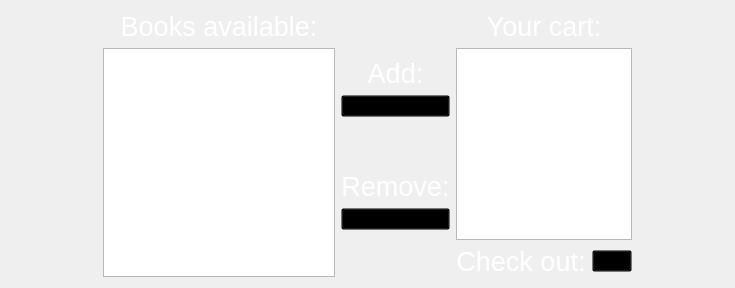
        <widget class="QWidget" name="books">
         <layout class="QVBoxLayout" name="verticalLayout_9">
          <item>
           <layout class="QHBoxLayout" name="horizontalLayout_8" stretch="2,5,1,3,2">
            <item>
             <spacer name="horizontalSpacer_8">
              <property name="orientation">
               <enum>Qt::Horizontal</enum>
              </property>
              <property name="sizeHint" stdset="0">
               <size>
                <width>40</width>
                <height>20</height>
               </size>
              </property>
             </spacer>
            </item>
            <item>
             <layout class="QVBoxLayout" name="verticalLayout_3">
              <item>
               <widget class="QLabel" name="label_2">
                <property name="font">
                 <font>
                  <family>Arial</family>
                  <pointsize>20</pointsize>
                 </font>
                </property>
                <property name="styleSheet">
                 <string notr="true">color: rgb(255, 255, 255);</string>
                </property>
                <property name="text">
                 <string>Books available:</string>
                </property>
                <property name="alignment">
                 <set>Qt::AlignCenter</set>
                </property>
               </widget>
              </item>
              <item>
               <widget class="QTableWidget" name="list1"/>
              </item>
             </layout>
            </item>
            <item>
             <layout class="QVBoxLayout" name="verticalLayout_2">
              <item>
               <spacer name="verticalSpacer_4">
                <property name="orientation">
                 <enum>Qt::Vertical</enum>
                </property>
                <property name="sizeHint" stdset="0">
                 <size>
                  <width>20</width>
                  <height>40</height>
                 </size>
                </property>
               </spacer>
              </item>
              <item>
               <widget class="QLabel" name="add">
                <property name="font">
                 <font>
                  <family>Arial</family>
                  <pointsize>20</pointsize>
                 </font>
                </property>
                <property name="styleSheet">
                 <string notr="true">color: rgb(255, 255, 255);</string>
                </property>
                <property name="text">
                 <string>Add:</string>
                </property>
                <property name="alignment">
                 <set>Qt::AlignCenter</set>
                </property>
               </widget>
              </item>
              <item>
               <widget class="QPushButton" name="button1">
                <property name="styleSheet">
                 <string notr="true">background:transparent;</string>
                </property>
                <property name="text">
                 <string/>
                </property>
               </widget>
              </item>
              <item>
               <spacer name="verticalSpacer_5">
                <property name="orientation">
                 <enum>Qt::Vertical</enum>
                </property>
                <property name="sizeHint" stdset="0">
                 <size>
                  <width>20</width>
                  <height>40</height>
                 </size>
                </property>
               </spacer>
              </item>
              <item>
               <widget class="QLabel" name="remove">
                <property name="font">
                 <font>
                  <family>Arial</family>
                  <pointsize>20</pointsize>
                 </font>
                </property>
                <property name="styleSheet">
                 <string notr="true">color: rgb(255, 255, 255);</string>
                </property>
                <property name="text">
                 <string>Remove:</string>
                </property>
                <property name="alignment">
                 <set>Qt::AlignCenter</set>
                </property>
               </widget>
              </item>
              <item>
               <widget class="QPushButton" name="button2">
                <property name="styleSheet">
                 <string notr="true">background:transparent;</string>
                </property>
                <property name="text">
                 <string/>
                </property>
               </widget>
              </item>
              <item>
               <spacer name="verticalSpacer_6">
                <property name="orientation">
                 <enum>Qt::Vertical</enum>
                </property>
                <property name="sizeHint" stdset="0">
                 <size>
                  <width>20</width>
                  <height>40</height>
                 </size>
                </property>
               </spacer>
              </item>
             </layout>
            </item>
            <item>
             <layout class="QVBoxLayout" name="verticalLayout_5">
              <item>
               <layout class="QVBoxLayout" name="verticalLayout_4">
                <item>
                 <widget class="QLabel" name="label_3">
                  <property name="font">
                   <font>
                    <family>Arial</family>
                    <pointsize>20</pointsize>
                   </font>
                  </property>
                  <property name="styleSheet">
                   <string notr="true">color: rgb(255, 255, 255);</string>
                  </property>
                  <property name="text">
                   <string>Your cart:</string>
                  </property>
                  <property name="alignment">
                   <set>Qt::AlignCenter</set>
                  </property>
                 </widget>
                </item>
                <item>
                 <widget class="QTableWidget" name="list2"/>
                </item>
               </layout>
              </item>
              <item>
               <layout class="QHBoxLayout" name="horizontalLayout_4">
                <item>
                 <spacer name="horizontalSpacer_16">
                  <property name="orientation">
                   <enum>Qt::Horizontal</enum>
                  </property>
                  <property name="sizeHint" stdset="0">
                   <size>
                    <width>40</width>
                    <height>20</height>
                   </size>
                  </property>
                 </spacer>
                </item>
                <item>
                 <widget class="QLabel" name="add_7">
                  <property name="font">
                   <font>
                    <family>Arial</family>
                    <pointsize>20</pointsize>
                   </font>
                  </property>
                  <property name="styleSheet">
                   <string notr="true">color: rgb(255, 255, 255);</string>
                  </property>
                  <property name="text">
                   <string>Check out:</string>
                  </property>
                  <property name="alignment">
                   <set>Qt::AlignCenter</set>
                  </property>
                 </widget>
                </item>
                <item>
                 <widget class="QPushButton" name="checkoutBtn">
                  <property name="styleSheet">
                   <string notr="true">background:transparent;</string>
                  </property>
                  <property name="text">
                   <string/>
                  </property>
                 </widget>
                </item>
                <item>
                 <spacer name="horizontalSpacer_17">
                  <property name="orientation">
                   <enum>Qt::Horizontal</enum>
                  </property>
                  <property name="sizeHint" stdset="0">
                   <size>
                    <width>40</width>
                    <height>20</height>
                   </size>
                  </property>
                 </spacer>
                </item>
               </layout>
              </item>
             </layout>
            </item>
            <item>
             <spacer name="horizontalSpacer_9">
              <property name="orientation">
               <enum>Qt::Horizontal</enum>
              </property>
              <property name="sizeHint" stdset="0">
               <size>
                <width>40</width>
                <height>18</height>
               </size>
              </property>
             </spacer>
            </item>
           </layout>
          </item>
         </layout>
        </widget>
